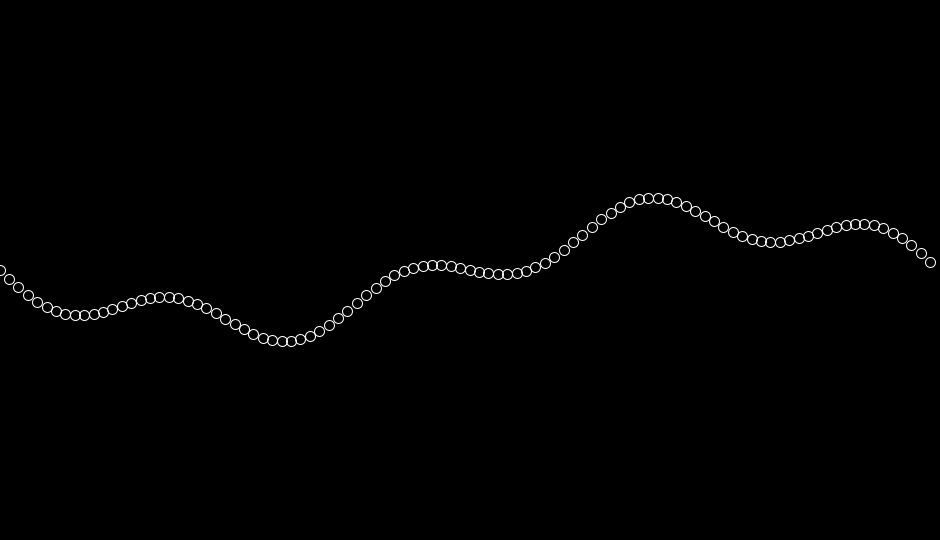
Frame 1 (no input)
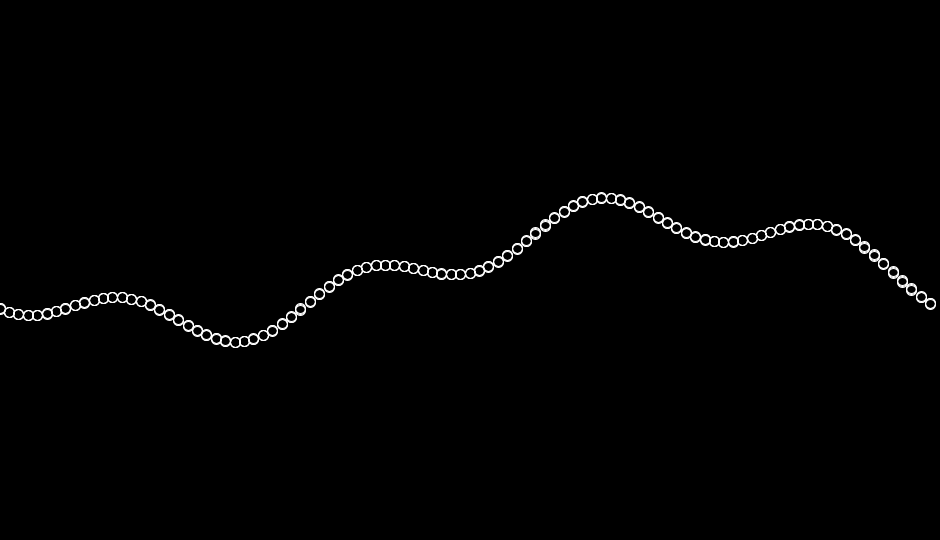
Frame 60 (the mouse pressed at the canvas centre just before this capture)
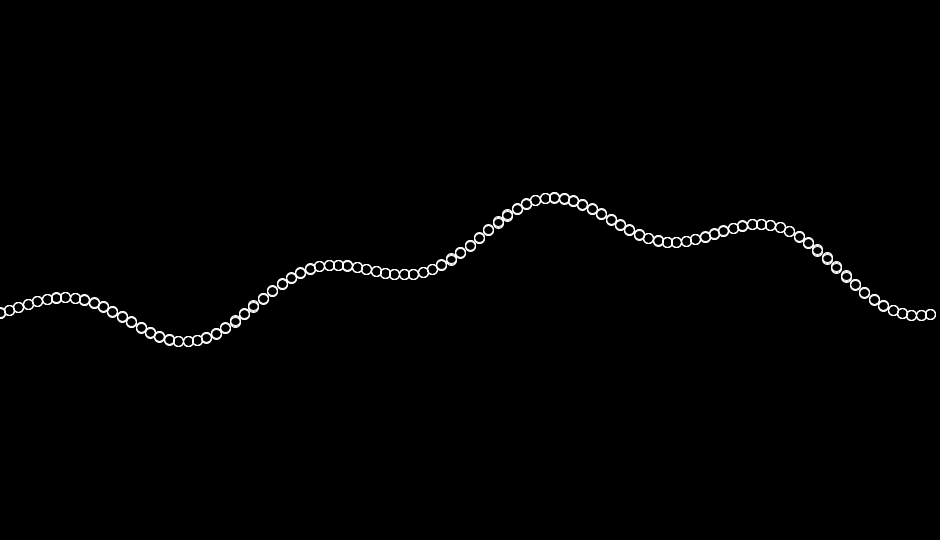
Frame 120 (the mouse held since frame 60 and released just before this capture)

The Processing sketch that drew these frames (run headless with seeded random() and noise(); from frame 60 on, the mouse is pressed at the canvas centre):

// Processing sketch: chain
// ── chain.pde
ArrayList<Node> nodes;
int nodeAmount = 100;
float maxLifetime = 80.0;
float lastTime = 0.0;
int nodeQuota = nodeAmount*8;
float count = 0;
void setup()
{
  size(940, 540);
  frameRate(30);
  nodes = new ArrayList<Node>();

}

ArrayList<Node> RemoveDead( ArrayList<Node> nodes )
{
  ArrayList<Node> result = new ArrayList<Node>();
  
  for(Node n : nodes)
  {
    if(!n.dead)
    {
      result.add(n);
    }
  }
  
  return result;
  
}

float f(float x)
{
  x = x*PI*8.0;
  return (sin(x)*0.4 + sin(x/4.0))/4.0;
}

void draw()
{
  background(0);
  float deltaTime = millis() - lastTime;
  count += 0.0009;
  
  if(nodeQuota >= nodeAmount)
  {
    for(int i = 0; i < nodeAmount; i++)
    {
      float per = float(i)/nodeAmount;
      float x = per*width;
      float y = f(per + count)*height*0.4 + height*0.5;
      nodes.add( new Node(x,y) );
     
    }
    
    nodeQuota -= nodeAmount;
  }
  
  for(Node n : nodes)
  {
    n.lifetime += deltaTime;
    if(n.lifetime > maxLifetime)
    {
      n.dead = true;
      nodeQuota += 1;
    }
    noFill();
    stroke(255);
    //float s = abs(sin(millis()))*20 + 5;
    ellipse(n.x, n.y,10,10);
  }
  
  nodes = RemoveDead(nodes);
  
  lastTime = millis();
}

class Node
{
  float x;
  float y;
  float lifetime = 0.0;
  boolean dead = false;
  
  Node( float x, float y )
  {
    this.x = x;
    this.y = y;
  }
}
